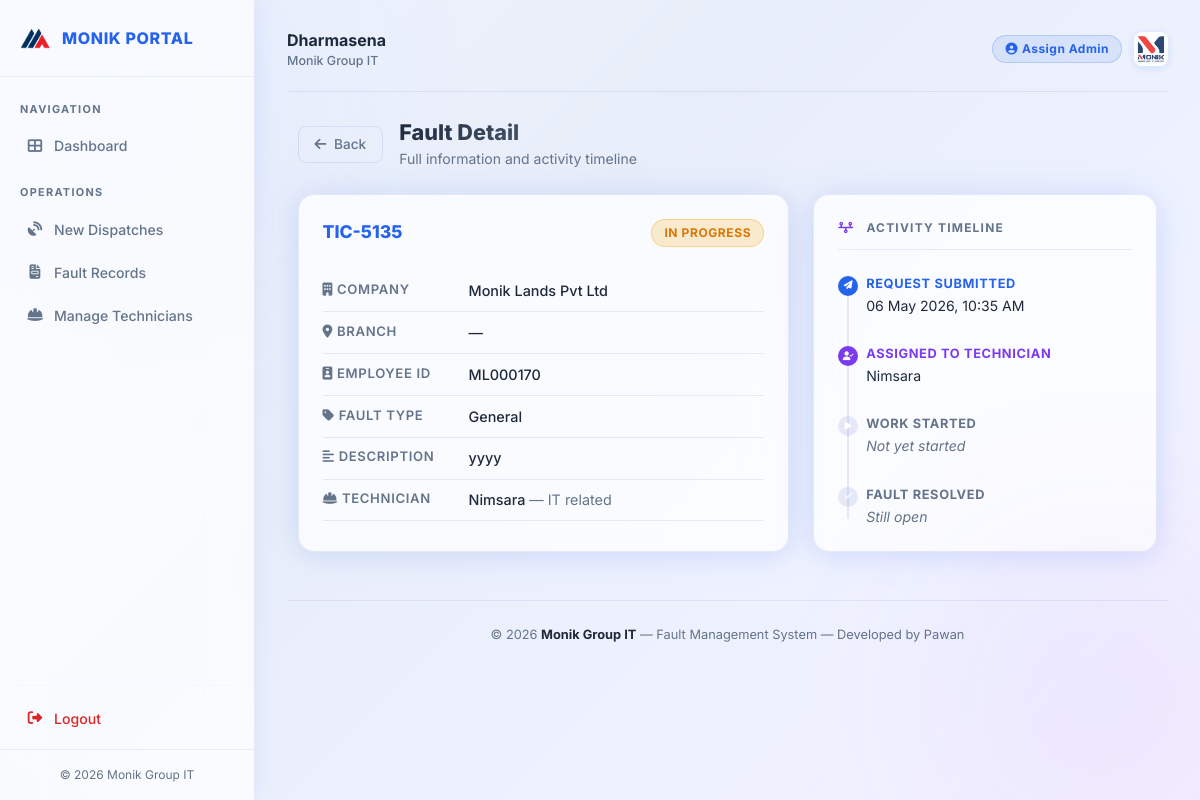
Page /dashboards/fault_detail.php?id=2 (signed in) on the committed database.
### tables this page shows
CREATE TABLE `faults` (
  `id` int(11) NOT NULL,
  `ticket_id` varchar(10) NOT NULL,
  `company_name` varchar(100) NOT NULL,
  `branch` varchar(100) DEFAULT NULL,
  `employee_id` varchar(30) NOT NULL,
  `fault_type` varchar(50) NOT NULL,
  `description` text NOT NULL,
  `status` enum('New','Assigned','In Progress','Resolved') DEFAULT 'New',
  `assigned_to` int(11) DEFAULT NULL,
  `created_at` timestamp NOT NULL DEFAULT current_timestamp(),
  `technician_notes` text DEFAULT NULL,
  `started_at` datetime DEFAULT NULL,
  `resolved_at` datetime DEFAULT NULL
);

CREATE TABLE `users` (
  `id` int(11) NOT NULL,
  `full_name` varchar(100) NOT NULL,
  `username` varchar(50) NOT NULL,
  `password` varchar(255) NOT NULL,
  `role` enum('Main Admin','Assign Admin','Technician') NOT NULL,
  `profession` varchar(50) DEFAULT NULL,
  `created_at` timestamp NOT NULL DEFAULT current_timestamp()
);

### dashboards/fault_detail.php (the view, shortened to what this page needs)
<?php
require_once '../config/db.php';
$id = intval($_GET['id'] ?? 0);
$stmt = $pdo->prepare("
    SELECT f.*,
           u.full_name  AS tech_name,
           u.profession AS tech_profession
    FROM faults f
    LEFT JOIN users u ON f.assigned_to = u.id
    WHERE f.id = ?
");
$stmt->execute([$id]);
$fault = $stmt->fetch();
require_once '../includes/header.php';
$statusMap = ['New' => 'new', 'Assigned' => 'assigned', 'In Progress' => 'progress', 'Resolved' => 'resolved'];
$cls = $statusMap[$fault['status']] ?? 'new';
function fmtTime($dt) {
    return $dt ? date('d M Y, h:i A', strtotime($dt)) : null;
}
$timeSubmitted = fmtTime($fault['created_at']);
$timeStarted   = fmtTime($fault['started_at']);
$timeResolved  = fmtTime($fault['resolved_at']);
$backLink = match($_SESSION['role']) {
    'Technician'   => 'technician.php',
    'Assign Admin' => 'assign_admin.php',
    default        => 'all_faults.php',
};
?>
<div class="container-fluid px-0 fade-slide-up" style="max-width:860px;">
    <div class="d-flex align-items-center gap-3 mb-4">
        <a href="<?php echo $backLink; ?>" class="btn-ghost text-decoration-none" style="border-radius:8px;padding:0.45rem 1rem;font-size:0.85rem;">
            <i class="fas fa-arrow-left me-1"></i> Back
        </a>
        <div>
            <h2 class="page-title mb-0" style="font-size:1.35rem;">Fault Detail</h2>
            <small style="color:var(--text-muted);">Full information and activity timeline</small>
        </div>
    </div>
    <div class="row g-4">
        <div class="col-lg-7">
            <div class="glass-card p-4 h-100">
                <div class="d-flex justify-content-between align-items-center mb-4">
                    <span style="font-size:1.1rem;font-weight:800;color:var(--accent-blue);">
                        <?php echo htmlspecialchars($fault['ticket_id']); ?>
                    </span>
                    <span class="status-badge status-<?php echo $cls; ?>"><?php echo $fault['status']; ?></span>
                </div>
                <?php
                $rows = [
                    ['fas fa-building',     'Company',     $fault['company_name']],
                    ['fas fa-map-marker-alt','Branch',     $fault['branch'] ?? '—'],
                    ['fas fa-id-badge',     'Employee ID', $fault['employee_id']],
                    ['fas fa-tag',          'Fault Type',  $fault['fault_type']],
                    ['fas fa-align-left',   'Description', $fault['description']],
                ];
                foreach ($rows as [$icon, $label, $value]): ?>
                <div style="display:flex;gap:1rem;padding:0.6rem 0;border-bottom:1px solid var(--border-glass);">
                    <div style="width:130px;color:var(--text-muted);font-size:0.82rem;font-weight:600;text-transform:uppercase;letter-spacing:0.05em;flex-shrink:0;">
                        <i class="<?php echo $icon; ?> me-1"></i><?php echo $label; ?>
                    </div>
                    <div style="color:var(--text-primary);font-size:0.9rem;font-weight:500;">
                        <?php echo htmlspecialchars($value ?? '—'); ?>
                    </div>
                </div>
                <?php endforeach; ?>
                <?php if ($fault['tech_name']): ?>
                <div style="display:flex;gap:1rem;padding:0.6rem 0;border-bottom:1px solid var(--border-glass);">
                    <div style="width:130px;color:var(--text-muted);font-size:0.82rem;font-weight:600;text-transform:uppercase;letter-spacing:0.05em;flex-shrink:0;">
                        <i class="fas fa-hard-hat me-1"></i>Technician
                    </div>
                    <div style="color:var(--text-primary);font-size:0.9rem;font-weight:500;">
                        <?php echo htmlspecialchars($fault['tech_name']); ?>
                        <span style="color:var(--text-muted);font-weight:400;"> — <?php echo htmlspecialchars($fault['tech_profession'] ?? ''); ?></span>
                    </div>
                </div>
                <?php endif; ?>
            </div>
        </div>
        <div class="col-lg-5">
            <div class="glass-card p-4 h-100">
                <div class="section-title mb-4">
                    <i class="fas fa-timeline me-2" style="color:var(--accent-purple);"></i> Activity Timeline
                </div>
                <div style="position:relative;padding-left:28px;">
                    <div style="position:absolute;left:9px;top:8px;bottom:8px;width:2px;background:var(--border-glass);border-radius:2px;"></div>
                    <div style="position:relative;margin-bottom:28px;">
                        <div style="position:absolute;left:-28px;top:2px;width:20px;height:20px;border-radius:50%;background:var(--accent-blue);display:flex;align-items:center;justify-content:center;">
                            <i class="fas fa-paper-plane" style="font-size:0.55rem;color:#fff;"></i>
                        </div>
                        <div style="font-size:0.8rem;font-weight:700;color:var(--accent-blue);text-transform:uppercase;letter-spacing:0.05em;">Request Submitted</div>
                        <div style="font-size:0.88rem;color:var(--text-primary);margin-top:2px;"><?php echo $timeSubmitted; ?></div>
                    </div>
                    <div style="position:relative;margin-bottom:28px;">
                        <?php $isAssigned = in_array($fault['status'], ['Assigned','In Progress','Resolved']); ?>
                        <div style="position:absolute;left:-28px;top:2px;width:20px;height:20px;border-radius:50%;background:<?php echo $isAssigned ? 'var(--accent-purple)' : 'var(--border-glass)'; ?>;display:flex;align-items:center;justify-content:center;">
                            <i class="fas fa-user-check" style="font-size:0.55rem;color:#fff;"></i>
                        </div>
                        <div style="font-size:0.8rem;font-weight:700;color:<?php echo $isAssigned ? 'var(--accent-purple)' : 'var(--text-muted)'; ?>;text-transform:uppercase;letter-spacing:0.05em;">Assigned to Technician</div>
                        <div style="font-size:0.88rem;color:var(--text-primary);margin-top:2px;">
                            <?php if ($isAssigned && $fault['tech_name']): ?>
                                <?php echo htmlspecialchars($fault['tech_name']); ?>
                            <?php else: ?>
                                <span style="color:var(--text-muted);font-style:italic;">Pending dispatch</span>
                            <?php endif; ?>
                        </div>
                    </div>
                    <div style="position:relative;margin-bottom:28px;">
                        <div style="position:absolute;left:-28px;top:2px;width:20px;height:20px;border-radius:50%;background:<?php echo $timeStarted ? 'var(--accent-amber)' : 'var(--border-glass)'; ?>;display:flex;align-items:center;justify-content:center;">
                            <i class="fas fa-play" style="font-size:0.55rem;color:#fff;"></i>
                        </div>
                        <div style="font-size:0.8rem;font-weight:700;color:<?php echo $timeStarted ? 'var(--accent-amber)' : 'var(--text-muted)'; ?>;text-transform:uppercase;letter-spacing:0.05em;">Work Started</div>
                        <div style="font-size:0.88rem;color:var(--text-primary);margin-top:2px;">
                            <?php if ($timeStarted): ?>
                                <?php echo $timeStarted; ?>
                            <?php else: ?>
                                <span style="color:var(--text-muted);font-style:italic;">Not yet started</span>
                            <?php endif; ?>
                        </div>
                    </div>
                    <div style="position:relative;">
                        <div style="position:absolute;left:-28px;top:2px;width:20px;height:20px;border-radius:50%;background:<?php echo $timeResolved ? 'var(--accent-green)' : 'var(--border-glass)'; ?>;display:flex;align-items:center;justify-content:center;">
                            <i class="fas fa-check" style="font-size:0.55rem;color:#fff;"></i>
                        </div>
                        <div style="font-size:0.8rem;font-weight:700;color:<?php echo $timeResolved ? 'var(--accent-green)' : 'var(--text-muted)'; ?>;text-transform:uppercase;letter-spacing:0.05em;">Fault Resolved</div>
                        <div style="font-size:0.88rem;color:var(--text-primary);margin-top:2px;">
                            <?php if ($timeResolved): ?>
                                <?php echo $timeResolved; ?>
                                <?php
                                $diff = strtotime($fault['resolved_at']) - strtotime($fault['created_at']);
                                $hrs  = floor($diff / 3600);
                                $mins = floor(($diff % 3600) / 60);
                                ?>
                                <div style="margin-top:4px;font-size:0.78rem;background:rgba(22,163,74,0.1);color:var(--accent-green);border-radius:6px;padding:2px 8px;display:inline-block;">
                                    <i class="fas fa-clock me-1"></i> Total: <?php echo "{$hrs}h {$mins}m"; ?>
                                </div>
                            <?php else: ?>
                                <span style="color:var(--text-muted);font-style:italic;">Still open</span>
                            <?php endif; ?>
                        </div>
                    </div>
                </div>
            </div>
        </div>
    </div>
</div>
<?php require_once '../includes/footer.php'; ?>

### assets/css/style.css (style rules this page uses)
:root { --bg-dark: #ffffff; --bg-card: rgba(255, 255, 255, 0.75); --border-glass: rgba(100, 120, 200, 0.15); --accent-blue: #2563eb; --accent-green: #16a34a; --accent-purple: #7c3aed; --accent-amber: #d97706; --accent-red: #dc2626; --text-primary: #1e293b; --text-muted: #64748b; --gradient-main: linear-gradient(135deg, #f0f4ff 0%, #e8eef9 40%, #eef2ff 70%, #f5f0ff 100%); --gradient-card: linear-gradient(135deg, rgba(37, 99, 235, 0.06), rgba(124, 58, 237, 0.04)); --shadow-glow: 0 0 40px rgba(37, 99, 235, 0.10); --radius-lg: 16px; --radius-md: 12px; --radius-sm: 8px; --transition: all 0.3s cubic-bezier(0.4, 0, 0.2, 1); }
*, *::before, *::after { box-sizing: border-box; margin: 0; padding: 0; }
html { scroll-behavior: smooth; }
body { font-family: 'Inter', system-ui, sans-serif; background: var(--gradient-main); min-height: 100vh; color: var(--text-primary); background-attachment: fixed; }
body::before, body::after { content: ''; position: fixed; border-radius: 50%; filter: blur(80px); z-index: 0; pointer-events: none; }
body::before { width: 600px; height: 600px; background: radial-gradient(circle, rgba(37, 99, 235, 0.08) 0%, transparent 70%); top: -200px; left: -200px; animation: floatOrb 12s ease-in-out infinite alternate; }
body::after { width: 500px; height: 500px; background: radial-gradient(circle, rgba(124, 58, 237, 0.07) 0%, transparent 70%); bottom: -150px; right: -150px; animation: floatOrb 15s ease-in-out infinite alternate-reverse; }
.glass-card { background: var(--bg-card); backdrop-filter: blur(20px); -webkit-backdrop-filter: blur(20px); border: 1px solid var(--border-glass); border-radius: var(--radius-lg); box-shadow: var(--shadow-glow), 0 4px 24px rgba(37, 99, 235, 0.07); transition: var(--transition); }
.btn-ghost { background: transparent; border: 1px solid var(--border-glass); color: var(--text-muted); border-radius: var(--radius-sm); padding: 0.5rem 1.2rem; font-weight: 500; transition: var(--transition); }
.status-badge { display: inline-flex; align-items: center; gap: 5px; padding: 4px 12px; border-radius: 20px; font-size: 0.75rem; font-weight: 700; letter-spacing: 0.05em; text-transform: uppercase; }
.status-progress { background: rgba(245, 158, 11, 0.2); color: var(--accent-amber); border: 1px solid rgba(245, 158, 11, 0.3); }
.section-title { font-size: 0.75rem; font-weight: 700; letter-spacing: 0.1em; text-transform: uppercase; color: var(--text-muted); padding-bottom: 0.75rem; border-bottom: 1px solid var(--border-glass); margin-bottom: 1.5rem; }
.page-title { font-size: 1.8rem; font-weight: 800; background: linear-gradient(135deg, var(--text-primary), var(--text-muted)); -webkit-background-clip: text; -webkit-text-fill-color: transparent; background-clip: text; }
.fade-slide-up { animation: fadeSlideUp 0.5s ease; }

### includes/header.php (style rules this page uses)
:root { --sidebar-width: 255px; }
body { display: flex; min-height: 100vh; overflow-x: hidden; }

### rows in the picture
faults: ticket "TIC-5135", status "IN PROGRESS", assigned_to.full_name "Nimsara", assigned_to.profession "IT related", created_at "06 May 2026, 10:35 AM"

### other values in the picture
$_SESSION['full_name'] "Dharmasena"
$_SESSION['role'] "Assign Admin"
$label "COMPANY"
$value "Monik Lands Pvt Ltd"
$label "BRANCH"
$value "—"
$label "EMPLOYEE ID"
$value "ML000170"
$label "FAULT TYPE"
$value "General"
$label "DESCRIPTION"
$value "yyyy"
